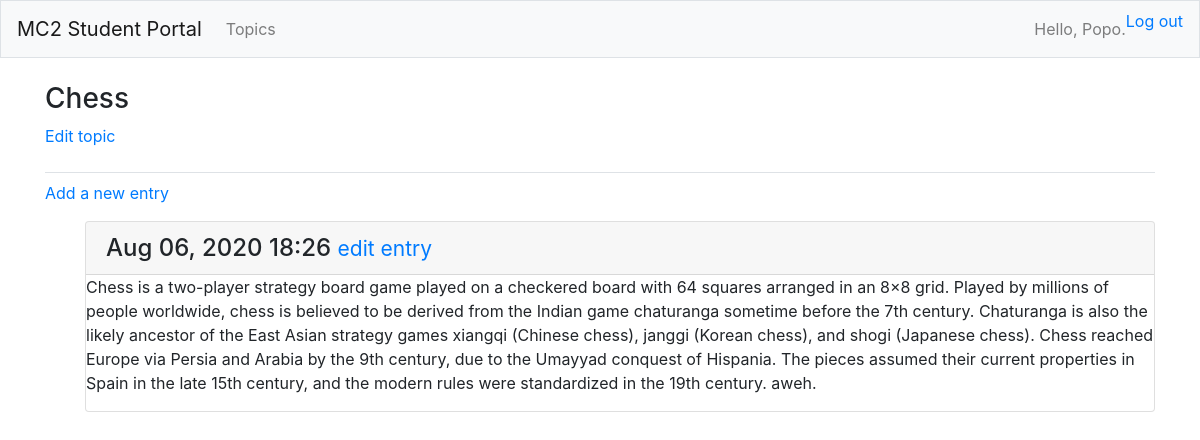
/topics/1/ (signed in), run on the app's committed database.
### account/models.py (models this page shows, shortened)
class Account(AbstractBaseUser):
	email 					= models.EmailField(verbose_name="email", max_length=60, unique=True)
	username				= models.CharField(max_length=30, unique=True)
	date_joined				= models.DateTimeField(verbose_name='date joined', auto_now_add=True)
	last_login				= models.DateTimeField(verbose_name='last login', auto_now=True)
	is_admin				= models.BooleanField(default=False)
	is_active				= models.BooleanField(default=True)
	is_staff				= models.BooleanField(default=False)
	is_superuser			= models.BooleanField(default=False)
	USERNAME_FIELD = 'email'
	REQUIRED_FIELDS = ['username', ]
	objects = MyAccountManager()

### student_portals/models.py (models this page shows, shortened)
class Topic(models.Model):
	text = models.CharField(max_length=200) # Set the number maximum of words to 200
	date_added = models.DateTimeField(auto_now_add=True)
	owner = models.ForeignKey(Account, on_delete=models.CASCADE)
	def __str__(self):
	 	return self.text

class Entry(models.Model):
	topic = models.ForeignKey(Topic, on_delete=models.CASCADE)
	text = models.TextField() # Has no limit to the number of words
	date_added = models.DateTimeField(auto_now_add=True)
	class Meta:
		verbose_name_plural = 'entries'

### student_portals/views.py (the view)
# urls.py: path('topics/<int:topic_id>/', views.topic, name='topic'),
@login_required
def topic(request, topic_id):
	topic = Topic.objects.get(id=topic_id)
	check_topic_owner(topic, request)
	entries = topic.entry_set.order_by('-date_added')
	context = {'topic': topic, 'entries': entries}
	return render(request, 'student_portals/topic.html', context)

### student_portals/views.py (called while the page is built)
def check_topic_owner(topic, request):
	if topic.owner != request.user:
		raise Http404

### student_portals/templates/student_portals/topic.html
{% extends "student_portals/base.html" %}
{% block page_header %}
  <h3>{{ topic }}</h3>
  <p>
    <a href="{% url 'student_portals:edit_topic' topic.id %}">Edit topic</a>
  </p>
{% endblock page_header %}
{% block content %}
  <p>
    <a href="{% url 'student_portals:new_entry' topic.id %}">Add a new entry</a>
  </p>
  <ul>
  {% for entry in entries %}
    <div class="card mb-3">
      <h4 class="card-header">
        {{ entry.date_added|date:'M d, Y H:i' }}
        <small><a href="{% url 'student_portals:edit_entry' entry.id %}">
          edit entry
        </a></small>
      </h4>
      <div>
        {{ entry.text|linebreaks }}
      </div>
    </div>
  {% empty %}
    <p>There are no entries for this topic yet.</p>
  {% endfor %}
  </ul>
{% endblock content %}

### student_portals/templates/student_portals/base.html (shortened to what this page needs)
{% load bootstrap4 %}
<!DOCTYPE html>
<html lang="en">
<head>
  {% bootstrap_css %}
</head>
<body>
  <nav class="navbar navbar-expand-md navbar-light bg-light mb-4 border">
  	<a class="navbar-brand" href="{% url 'student_portals:index' %}">
  		MC2 Student Portal
  	</a>
  	<div class="collapse navbar-collapse" id="navbarCollapse">
  	  <ul class="navbar-nav mr-auto">
  	  	<li class="nav-item">
  	  	  <a class="nav-link" href="{% url 'student_portals:topics' %}">Topics</a>
  	  	</li>
  	  </ul>
  	  <ul class="navbar-nav ml-auto">
  	  	{% if user.is_authenticated %}
  	  	  <li class="nav-item">
  	  	  	<span class="navbar-text">Hello, {{ user.username }}.</span>
  	  	  </li>
  	  	  <li class="nav-item">
  	  	  	<a href="{% url 'account:logout' %}">Log out</a>
  	  	  </li>
  	  	{% endif %}
  	  </ul>
  	</div>
  </nav>
  <main role="main" class="container">
    <div class="pb-2 mb-2 border-bottom">
  	  {% block page_header %}{% endblock page_header %}
  	</div>
  	<div>
  	  {% block content %}{% endblock content %}
  	</div>
  </main>
</body>
</html>

### data on the page
Account: username "Popo"
Topic: text "Chess"
Entry: date_added "Aug 06, 2020 18:26", text "Chess is a two-player strategy board game played on a checkered board with 64 squares arranged in an 8×8 grid. Played by millions of people worldwide, chess is believed to be derived from the Indian game chaturanga sometime before the 7th century. Chaturanga is also the likely ancestor of the East Asian strategy games xiangqi (Chinese chess), janggi (Korean chess), and shogi (Japanese chess). Chess reached Europe via Persia and Arabia by the 9th century, due to the Umayyad conquest of Hispania. The pieces assumed their current properties in Spain in the late 15th century, and the modern rules were standardized in the 19th century. aweh."
